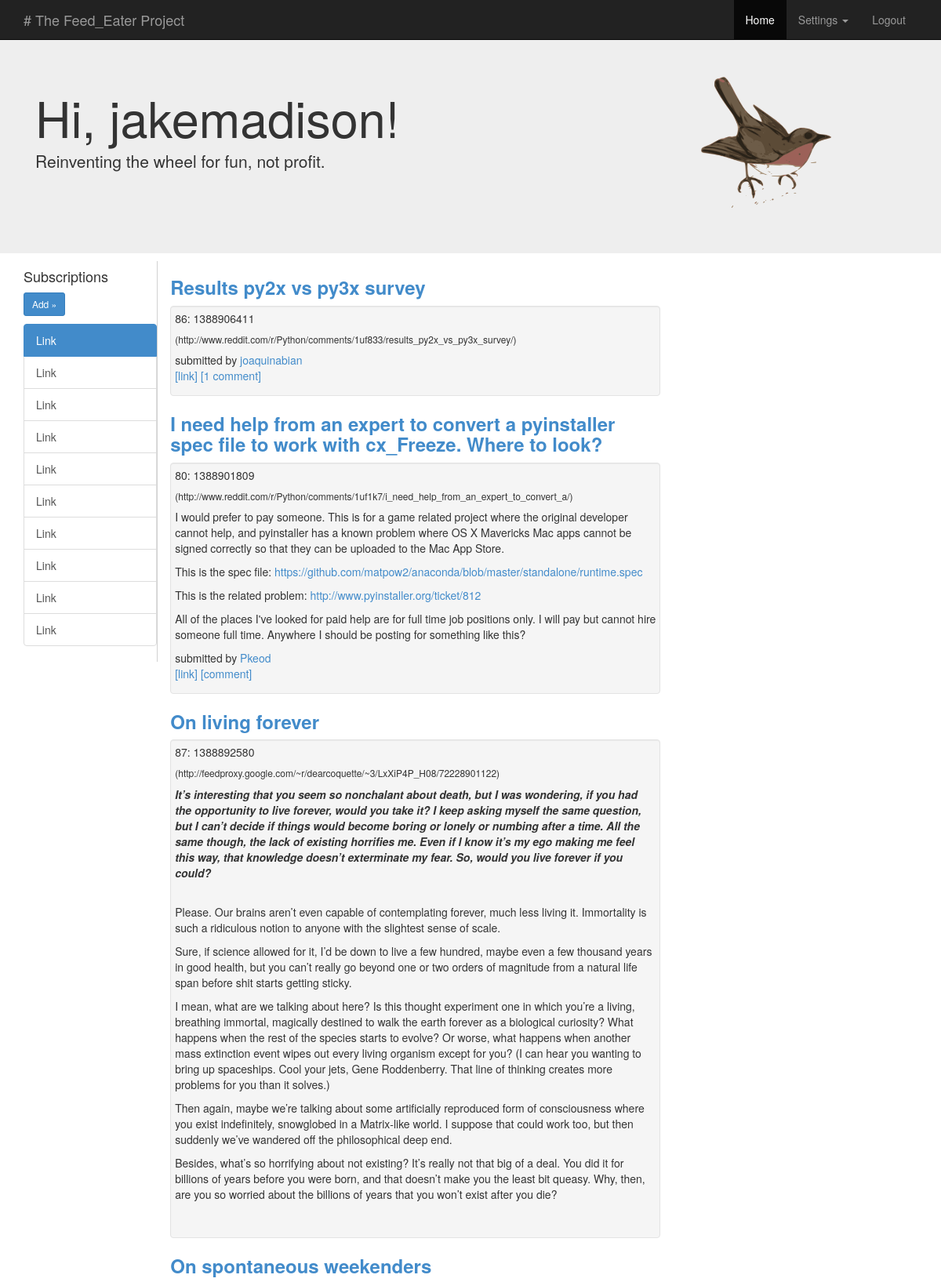
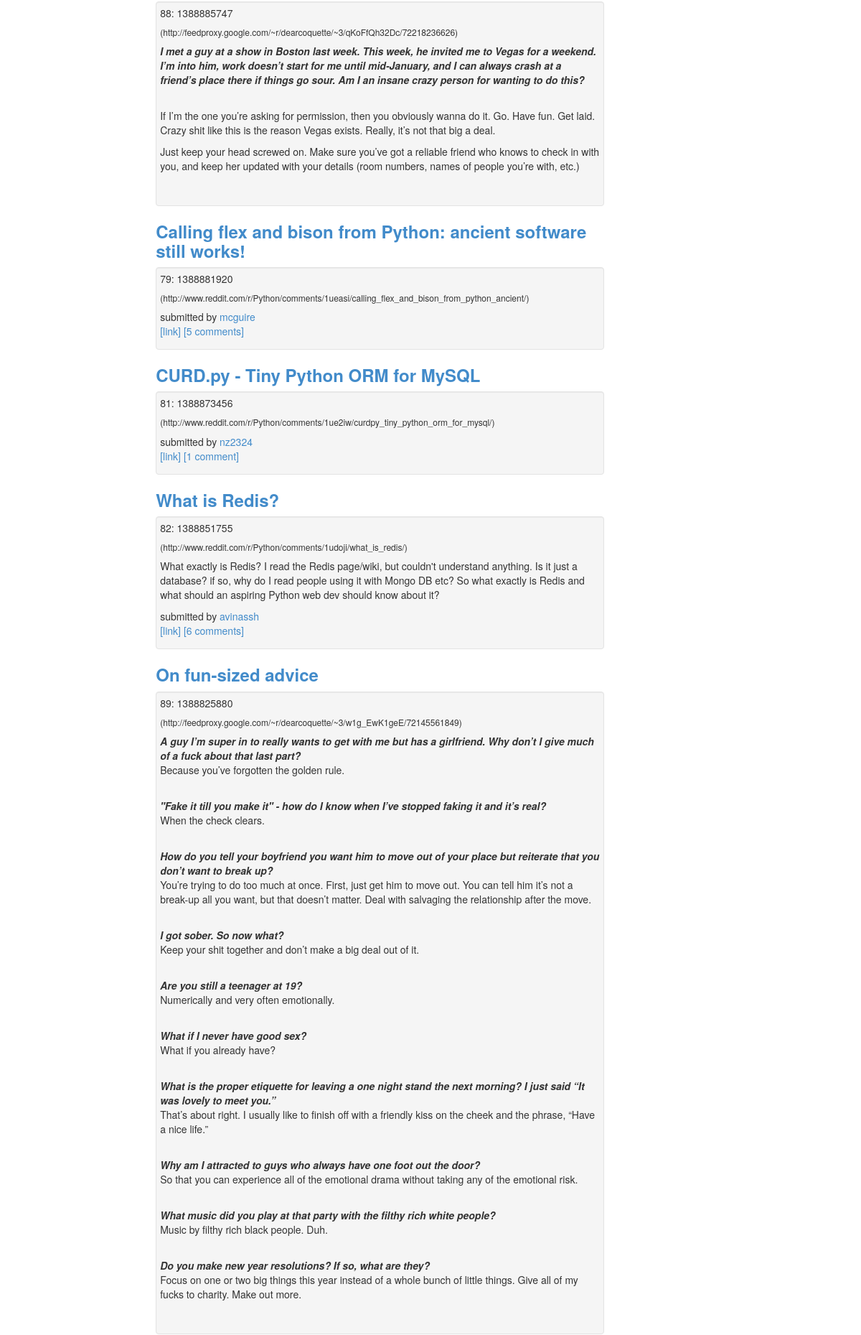
The app's page /index (signed in, upper part) with its own data (2 pictures, top to bottom).
### app/models.py (models this page shows, shortened)
class User(Model):
    __tablename__ = "user"
    id = Column(Integer, primary_key = True)
    nickname = Column(String(64), unique = True)
    email = Column(String(120), unique = True)
    role = Column(SmallInteger, default = ROLE_USER)
    def is_authenticated(self):
        return True

class Entry(Model):
    __tablename__ = "entry"
    id = Column('id', Integer, primary_key=True)
    feed_id = Column(Integer)
    published = Column(Integer)
    updated = Column(Integer)
    title = Column(String(1024))
    content = Column(Text)
    description = Column(String(256))
    link = Column(String(1024))
    remote_id = Column(String(1024))

### display/views.py (the view, shortened to what this page needs)
@app.route('/', methods=['GET', 'POST'])
@app.route('/index', methods=['GET', 'POST'])
def index():
    user = g.user
    form = LoginForm(request.form)
    entries = Entry.query.order_by(Entry.published.desc()).limit(10)
    if user is None or not g.user.is_authenticated():
        print 'user is none!'
        user = User(nickname="Guest", email="guest@guest.com", role=0)
    entries = Entry.query.order_by(Entry.published.desc()).limit(10)
    print entries[0].content
    return render_template("index.html",
                            title='Home',
                            user=user,
                            entries=entries,
                            form=form)

### display/views.py (called while the page is built)
@lm.user_loader
def load_user(id):
    return User.query.get(int(id))

@app.before_request
def before_request():
    g.user = current_user

### display/templates/index.html (shortened to what this page needs)
<!DOCTYPE html>
<html lang="en">
  <head>
    <link href="../static/css/bootstrap.css" rel="stylesheet">
    <link href="../static/css/main.css" rel="stylesheet">
    <link href="../static/css/jumbotron.css" rel="stylesheet">
  </head>
  <body>
    <div class="navbar navbar-inverse navbar-fixed-top" role="navigation">
      <div class="container">
        <div class="navbar-header">
            <a class="navbar-brand" href="#"># The Feed_Eater Project</a>
        </div>
          {% if g.user.is_authenticated() %}
          <div class="navbar-collapse navbar-right collapse" align="right">
          <ul class="nav navbar-nav" align="right">
            <li class="active"><a href="#">Home</a></li>
               <li class="dropdown">
              <a href="#" class="dropdown-toggle" data-toggle="dropdown">Settings <b class="caret"></b></a>
            </li>
            <li><a href="/logout">Logout</a></li>
          </ul>
        </div>
      </div>
        {% endif %}
      </div>
    <div class="jumbotron">
      <div class="container">
        <div class="row">
            <div class="col-md-8">
        <h1>Hi, {{user.nickname}}!</h1>
        <p>Reinventing the wheel for fun, not profit.</p>
        </div>
           <div class="col-md-3" align="right">
          <p><img src="../static/img/bird-main.png" height="65%" width="65%" title="Because internet loves birds"></p>
            </div>
            </div>
      </div>
    </div>
    <div class="container">
        <div id="menucolumn">
    <h4>Subscriptions</h4>
    <p><a class="btn btn-primary btn-sm" role="button">Add &raquo;</a></p>
    <ul class="list-group">
    <a href="#" class="list-group-item active">Link</a>
    <a href="#" class="list-group-item">Link</a>
    <a href="#" class="list-group-item">Link</a>
    <a href="#" class="list-group-item">Link</a>
    <a href="#" class="list-group-item">Link</a>
    <a href="#" class="list-group-item">Link</a>
    <a href="#" class="list-group-item">Link</a>
    <a href="#" class="list-group-item">Link</a>
    <a href="#" class="list-group-item">Link</a>
    <a href="#" class="list-group-item">Link</a>
    </ul>
</div>
      <div class="row">
          <div id="contentcolumn">
        {% block content %}
        {% for entry in entries %}
        <div class="col-md-8">
            <h3><b><a href="{{entry.link}}">{{entry.title}}</a></b></h3>
            <div class="well"><p>{{entry.id}}: {{entry.published}}<b></b><h6>({{entry.link}})</h6> </p>
       <p>{{entry.content |safe}}</p></div>
        </div>
        {% endfor %}
        {% endblock %}
        </div>
      </div>
    </div>
  </body>
</html>

### display/static/css/main.css (style rules this page uses)
#menucolumn { float: left; width: 15%; height: 100%; border-right: 1px solid #d1d1d1; }
#contentcolumn { float: right; width: 84%; height: 100%; word-wrap: break-word; }

### display/static/css/jumbotron.css (style rules this page uses)
body { padding-top: 50px; padding-bottom: 20px; }

### records on screen
User: nickname "jakemadison"
Entry: title "Results py2x vs py3x survey", id "86", published "1388906411", link "http://www.reddit.com/r/Python/comments/1uf833/results_py2x_vs_py3x_survey/", content "submitted by joaquinabian [link] [1 comment]"
Entry: title "I need help from an expert to convert a pyinstaller spec file to work with cx_Freeze. Where to look?", id "80", published "1388901809", link "http://www.reddit.com/r/Python/comments/1uf1k7/i_need_help_from_an_expert_to_convert_a/", content "I would prefer to pay someone. This is for a game related project where the original developer cannot help, and pyinstaller has a known problem where OS X Mavericks Mac apps cannot be signed correctly so that they can be uploaded to the Mac App Store. This is the spec file: https://github.com/matpow2/anaconda/blob/master/standalone/runtime.spec This is the related problem: http://www.pyinstaller.org/ticket/812 All of the places I've looked for paid help are for full time job positions only. I will pay but cannot hire someone full time. Anywhere I should be posting for something like this? submitted by Pkeod [link] [comment]"
Entry: title "On living forever", id "87", published "1388892580", link "http://feedproxy.google.com/~r/dearcoquette/~3/LxXiP4P_H08/72228901122", content "It’s interesting that you seem so nonchalant about death, but I was wondering, if you had the opportunity to live forever, would you take it? I keep asking myself the same question, but I can’t decide if things would become boring or lonely or numbing after a time. All the same though, the lack of existing horrifies me. Even if I know it’s my ego making me feel this way, that knowledge doesn’t exterminate my fear. So, would you live forever if you could? Please. Our brains aren’t even capable of contemplating forever, much less living it. Immortality is such a ridiculous notion to anyone with the slightest sense of scale. Sure, if science allowed for it, I’d be down to live a few hundred,…"
Entry: title "On spontaneous weekenders", id "88", published "1388885747", link "http://feedproxy.google.com/~r/dearcoquette/~3/qKoFfQh32Dc/72218236626", content "I met a guy at a show in Boston last week. This week, he invited me to Vegas for a weekend. I’m into him, work doesn’t start for me until mid-January, and I can always crash at a friend’s place there if things go sour. Am I an insane crazy person for wanting to do this? If I’m the one you’re asking for permission, then you obviously wanna do it. Go. Have fun. Get laid. Crazy shit like this is the reason Vegas exists. Really, it’s not that big a deal. Just keep your head screwed on. Make sure you’ve got a reliable friend who knows to check in with you, and keep her updated with your details (room numbers, names of people you’re with, etc.)"
Entry: title "Calling flex and bison from Python: ancient software still works!", id "79", published "1388881920", link "http://www.reddit.com/r/Python/comments/1ueasi/calling_flex_and_bison_from_python_ancient/", content "submitted by mcguire [link] [5 comments]"
Entry: title "CURD.py - Tiny Python ORM for MySQL", id "81", published "1388873456", link "http://www.reddit.com/r/Python/comments/1ue2iw/curdpy_tiny_python_orm_for_mysql/", content "submitted by nz2324 [link] [1 comment]"
Entry: title "What is Redis?", id "82", published "1388851755", link "http://www.reddit.com/r/Python/comments/1udoji/what_is_redis/", content "What exactly is Redis? I read the Redis page/wiki, but couldn't understand anything. Is it just a database? if so, why do I read people using it with Mongo DB etc? So what exactly is Redis and what should an aspiring Python web dev should know about it? submitted by avinassh [link] [6 comments]"
Entry: title "On fun-sized advice", id "89", published "1388825880", link "http://feedproxy.google.com/~r/dearcoquette/~3/w1g_EwK1geE/72145561849", content "A guy I’m super in to really wants to get with me but has a girlfriend. Why don’t I give much of a fuck about that last part? Because you’ve forgotten the golden rule. \"Fake it till you make it\" - how do I know when I’ve stopped faking it and it’s real? When the check clears. How do you tell your boyfriend you want him to move out of your place but reiterate that you don’t want to break up? You’re trying to do too much at once. First, just get him to move out. You can tell him it’s not a break-up all you want, but that doesn’t matter. Deal with salvaging the relationship after the move. I got sober. So now what? Keep your shit together and don’t make a big deal out of it. Are you still a…"
